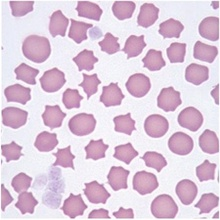
%> input picture easy/1.jpg, 220 x 220 px, shrunk from 450 x 450 before the run
$ octave main.m   (GNU Octave 9; MATLAB toolbox functions it lacks are replaced by stand-ins)
%> lines starting %> are read from the running program, lines starting %| are printed output that depends on the picture; in (x1, y1, x2, y2) boxes, pixels count from 0 and x2, y2 are one past the last pixel; in counts of white or black regions, pixels touching at a corner belong together; the program's own positions count from 1
### preprocess.m
function [BW ] = preprocess(Nrgb)
% begin preprocess
[M, N, ~] = size(Nrgb);

img_gray = rgb2gray(Nrgb);
thre = otsuthresh(img_gray, 256);
BW = false(M, N);
for i = 1:M
    for j = 1:N
        if img_gray(i,j) <= thre
            BW(i, j) = true;
        end
    end
end
BW(1,:) = 0;
BW(end,:) = 0;
BW(:,1) = 0;
BW(:,end) = 0;


% img_histeq = histeq(img_gray);
% thre = graythresh(img_histeq);
% BW = ~im2bw(img_histeq,thre);
SE = strel('square',4);
BW = imerode(BW, SE);

end

### otsuthresh.m
function [ th ] = otsuthresh( grayimg, L )

    [M, N] = size(grayimg);
    %hist = imhist(grayimg);
    count = 0;
    hist = zeros(M,N);
    for a = 1:M
        for b = 1:N
         if grayimg(a,b) ~=0
            count = count + 1;
            hist(grayimg(a,b)) = hist(grayimg(a,b)) + 1;
         end
        end
    end
    histp = hist/(M*N);
    mg = 0.0;
    for i = 0:L-1
        mg = mg + histp(i+1)*i;
    end
    %calc mg
    v= 0;
    for s = 0:L-1
        if hist(s+1) ~= 0
            break;
        end
    end
    mk = 0.0;
    pk = 0.0;
    for i = s: L-1
        pk = pk + histp(i+1);
        mk = mk + histp(i+1)*i;
        vtmp = ((mg*pk-mk)^2)/(pk*(1-pk));
        if vtmp > v
            v = vtmp;
            th = i;
        end
    end
    %calc th
end

### myfill.m
function [B_img] = myfill(img)

[row,col] = size(img);
img_tmp = marking(img,1,1);
img_tmp = ~img_tmp;

for i = 1:row
    for j = 1:col
        if(img_tmp(i,j) == 1)
            img(i,j) = 1;
        end
    end
end

B_img = img;

### marking.m
function [B_img] = marking(img,x,y)

[m,n] = size(img);
%[x y]=ginput(1);
x=round(x);
y=round(y);

%tmp=ones(m,n);
queue_head=1;
queue_tail=1;
neighbour=[-1 -1;-1 0;-1 1;0 -1;0 1;1 -1;1 0;1 1];
%neighbour=[-1 0;1 0;0 1;0 -1];
q{queue_tail}=[y x];
queue_tail=queue_tail+1;
[ser1, ~]=size(neighbour);

while queue_head~=queue_tail
    pix=q{queue_head};
    for i=1:ser1
        pix1=pix+neighbour(i,:);
        if pix1(1)>=1 && pix1(2)>=1 &&pix1(1)<=m && pix1(2)<=n
            if img(pix1(1),pix1(2))==0
                img(pix1(1),pix1(2))=1;
                q{queue_tail}=[pix1(1) pix1(2)];
                queue_tail=queue_tail+1;

            end
        end
    end
    queue_head=queue_head+1;
end
B_img = img;
% figure(1);
% imshow(B_img);
end

### mybwbound.m
function [ cells ] = mybwbound( I )
%MYBWBOUND Summary of this function goes here
%   Detailed explanation goes here
[M, N] = size(I);

neighbour = [-1 -1 1;0 -1 8;1 -1 7;1 0 6;1 1 5;0 1 4;-1 1 3;-1 0 2];
markup = zeros(M,N);

% [y x dire] dire:new against old
findermap{5} = [ 1 -1 7; 1  0 6; 1  1 5; 0  1 4;-1  1 3]; %1
findermap{6} = [ 0 -1 8; 1 -1 7; 1  0 6; 1  1 5; 0  1 4]; %2
findermap{7} = [-1 -1 1; 0 -1 8; 1 -1 7; 1  0 6; 1  1 5]; %3
findermap{8} = [-1  0 2;-1 -1 1; 0 -1 8; 1 -1 7; 1  0 6]; %4
findermap{1} = [-1  1 3;-1  0 2;-1 -1 1; 0 -1 8; 1 -1 7]; %5
findermap{2} = [ 0  1 4;-1  1 3;-1  0 2;-1 -1 1; 0 -1 8]; %6
findermap{3} = [ 1  1 5; 0  1 4;-1  1 3;-1  0 2;-1 -1 1]; %7
findermap{4} = [ 1  0 6; 1  1 5; 0  1 4;-1  1 3;-1  0 2]; %8
% findermap{0} = [];
for i = 2:M-1
    for j = 2:N-1
        tmp = sum(sum(I(i-1:i+1,j-1:j+1)));
        if tmp ~= 0 && tmp < 4
            markup(i,j) = 1;
        end
    end
end
I = markup;

cellnum = 0;
markup = zeros(M,N);
for i = 2:M-1
    for j = 2:N-1
        if I(i,j) == 1 && sum(sum(markup(i-1:i+1,j-1:j+1))) == 0
            cellnum = cellnum + 1;
            pointnum = 1;
            markup(i,j) = 2;% start point of one edge
            cells{cellnum,1}(pointnum,:) = [i,j];

            for dire1 = 1:8
                ti = i+neighbour(dire1,1);
                tj = j+neighbour(dire1,2);
                if I(ti,tj) == 1 && markup(ti,tj) == 0
                    markup(ti,tj) = 1;
                    ii = ti;
                    jj = tj;
                    dire = neighbour(dire1,3);
                    pointnum = pointnum + 1;
                    cells{cellnum,1}(pointnum,:) = [ii,jj];
                    break;
                end
            end

            while markup(ii,jj) ~= 2
                everentered = 0;
                for mapindex = 1:5
                    tmpi = ii + findermap{dire}(mapindex,1);
                    tmpj = jj + findermap{dire}(mapindex,2);
                    if markup(tmpi,tmpj) ==2
                        ii = tmpi;
                        jj = tmpj;
                        everentered = 1;
                        break;
                    end

                    if I(tmpi,tmpj) == 1 && markup(tmpi,tmpj) == 0
                        markup(tmpi,tmpj) = 1;
                        everentered = 1;

                        ii = tmpi;
                        jj = tmpj;
                        dire = findermap{dire}(mapindex,3);
                        pointnum = pointnum + 1;
                        cells{cellnum,1}(pointnum,:) = [ii,jj];
                        break;
                    end

                end

                % not a circle
                if everentered == 0
                    break;
                end
            end
        end
    end
end

end

### cellrecog.m
function [canvas] = cellrecog( boundaries, Nrgb)
%SEGMENT Summary of this function goes here
%   Detailed explanation goes here

neighbour = [-1 -1;0 -1;1 -1;1 0;1 1;0 1;-1 1;-1 0;0 0];
holenum = size(boundaries);
% find max Dx Dy & generate a list of radii
% sumDx = 0;
% sumDy = 0;
maxDx = 0;
maxDy = 0;
Dxlist = zeros(1,holenum(1));
Dylist = zeros(1,holenum(1));
for k = 1:holenum(1)
    b = boundaries{k,1};
    Dxlist(k) = max(b(:,1))-min(b(:,1));
    Dylist(k) = max(b(:,2))-min(b(:,2));
    %     sumDy = sumDy + Dylist(k);
    %     sumDx = sumDx + Dxlist(k);
    if Dxlist(k) > maxDx
        maxDx = Dxlist(k);
    end
    if Dylist(k) > maxDy
        maxDy = Dylist(k);
    end
end
% avgDx = sumDx/holenum(1);
% avgDy = sumDy/holenum(1);
Dxlimit = maxDx/2.3;
Dylimit = maxDy/2.3;
%find valid cell numbers
%find cell length range by cell number and image scale
% scalecell = ;
% scalepeak = 3;
% checkstep = 3;

% find those cells whose edge varies a lot
% figure, imshow(Nrgb), hold on;
canvas = Nrgb;
sick = 0;
normal = 0;
for k = 1:holenum(1)
    b = boundaries{k,1};
    %    if the pattern is too small, eliminate
    if max(b(:,2))-min(b(:,2))<Dylimit||max(b(:,1))-min(b(:,1))<Dxlimit
        continue;
    end

%     centrey = round((max(b(:,2))+min(b(:,2)))/2);
%     centrex = round((max(b(:,1))+min(b(:,1)))/2);
    [Y, ~] = size(b);

    %    better xe ye can be obtained automatically for example via script
    %    xe diff x+ and x- changing rate
    xe = 3;
    ye = 3;
    %----------------checkstepdiv should vary with each cell----------------------%
    checkstepdiv = Y/14;
    checkstep = round(((max(b(:,2))-min(b(:,2)))/checkstepdiv + (max(b(:,1))-min(b(:,1)))/checkstepdiv)/2);
    %     checkstep = round(sqrt((max(b(:,2))-min(b(:,2)))^2 + (max(b(:,1))-min(b(:,1)))^2)/checkstepdiv);
    %     checkstep = round(Y/50);
    corner = 0;
    for start = 0:checkstep
        for i = 1+checkstep+start:checkstep:Y-checkstep
            dxp = abs(b(i,1)-b(i-checkstep,1));
            dyp = abs(b(i,2)-b(i-checkstep,2));
            dxn = abs(b(i,1)-b(i+checkstep,1));
            dyn = abs(b(i,2)-b(i+checkstep,2));
            if abs(dyn-dyp) > ye || abs(dxn-dxp) > xe
                corner = corner + 1;
                for p = 1:9
                    canvas(b(i+neighbour(p,1),1),b(i+neighbour(p,2),2),:) = [0,0,255];
                end
            end
        end
    end

    if corner <= 3
        for p = 1:Y
            canvas(b(p,1),b(p,2),:) = [0,255,0];
        end
        normal = normal + 1;
        %         canvas(centrey-1:centrey+1,centrex-1:centrex+1,:) = [0,255,0];
        %         plot(b(:,2),b(:,1),'g','LineWidth',1);
        %         plot(centrey, centrex, 'g', 'LineWidth' ,1,'LineStyle', 'none', 'Marker', '^');

    elseif corner > 3 && corner <50
        for p = 1:Y
            canvas(b(p,1),b(p,2),:) = [255,0,0];
        end
        sick = sick + 1;

    else
        for p = 1:Y
            canvas(b(p,1),b(p,2),:) = [0,0,255];
        end
    end

end
disp('Normal Cell Number:');disp(normal);
disp('Abnormal Cell Number:');disp(sick);
end

### main.m
clear;
close all;
Nrgb = imread('easy\1.jpg');
%> Nrgb is the input picture: size 220x220x3 uint8; mean R, G, B 222.8, 202.6, 220.7
BW = preprocess(Nrgb);
%> in preprocess, `img_gray = rgb2gray(Nrgb);`:
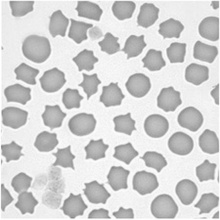
%> img_gray: size 220x220 uint8; min 133, max 255, mean 210.7
%> after the loop in otsuthresh, `for a = 1:M`:
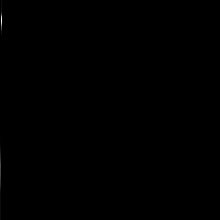
%> hist: size 220x220 double; min 0, max 2179, mean 1; drawn with min black and max white
%> after the loop in otsuthresh, `for a = 1:M`: count = 48400
%> after the loop in otsuthresh, `for i = 0:L-1`: mg = 209.7
%> the loop in otsuthresh, `for i = s: L-1` made 124 passes
%> (pk, mk, vtmp, v) on passes 1, 2, 4, 5, 6, 7, 8, 9, 10, 11, 12, 13: (2.07e-05, 0.00273, 0.125, 0.125), (6.2e-05, 0.00822, 0.368, 0.368), (0.000103, 0.0138, 0.598, 0.598), (0.000248, 0.0335, 1.38, 1.38), (0.000517, 0.0703, 2.8, 2.8), (0.000579, 0.0788, 3.12, 3.12), (0.000785, 0.108, 4.15, 4.15), (0.000992, 0.136, 5.16, 5.16), (0.00145, 0.201, 7.3, 7.3), (0.00196, 0.274, 9.67, 9.67), (0.00285, 0.401, 13.64, 13.64), (0.00388, 0.55, 18.12, 18.12)
%> (pk, mk, vtmp) on pass 3: (6.2e-05, 0.00822, 0.368)
%> after the loop in otsuthresh, `for i = s: L-1`: pk = 1; th = 204; v = 1113.1
%> in preprocess, `thre = otsuthresh(img_gray, 256);`: thre = 204
%> after the loop in preprocess, `for i = 1:M`:
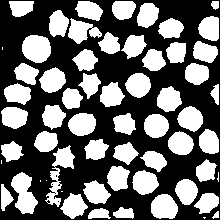
%> BW: size 220x220 logical; 42.5% white; 60 white regions (7 under 20 px), largest, box (x1, y1, x2, y2) and area: (11, 172, 38, 214) 672, (22, 35, 51, 63) 649, (45, 145, 75, 207) 638
%> in preprocess, `BW = imerode(BW, SE);`:
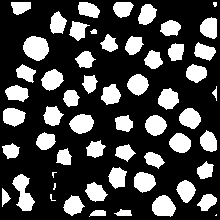
%> BW: size 220x220 logical; 27.5% white; 57 white regions (5 under 20 px), largest, box (x1, y1, x2, y2) and area: (23, 36, 49, 61) 487, (12, 174, 35, 211) 445, (152, 195, 176, 217) 387

% BW_filled = imfill(BW,'holes');
BW_filled = myfill(BW);
%> the loop in marking, `while queue_head~=queue_tail` made 35089 passes
%> pix on passes 2 to 4: [1 2], [2 1], [2 2]
%> after the loop in marking, `while queue_head~=queue_tail`: img: size 220x220 logical; every value is 1
%> after the loop in marking, `while queue_head~=queue_tail`: q = 35089 items; queue_head = 35090
%> in myfill, `img_tmp = ~img_tmp;`: img_tmp: size 220x220 logical; every value is 0

boundaries = mybwbound(BW_filled);
%> after the loop in mybwbound, `for i = 2:M-1`:
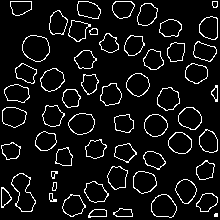
%> markup: size 220x220 double; values 0 (black) and 1 (white), 7.8% white in thin lines or dots
%> after the loop in mybwbound, `for i = 2:M-1`:
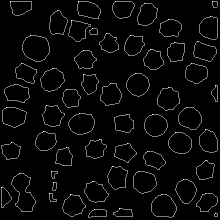
%> markup: size 220x220 double; 1.15% of pixels changed, all inside (x1, y1, x2, y2) = (1, 1, 217, 217); drawn with min black and max white
%> after the loop in mybwbound, `for i = 2:M-1`: cellnum = 57; cells = 57 items; dire = 8; everentered = 1; ii = 214; jj = 216; pointnum = 11; ti = 215; tmpi = 214; tmpj = 216
%> boundaries = 57 items
% boundaries = bwboundaries(BW_filled);
Nrgb = cellrecog(boundaries,Nrgb);
%> in cellrecog, `holenum = size(boundaries);`: holenum = [57 1]
%> the loop in cellrecog, `for k = 1:holenum(1)` made 57 passes
%> (maxDx, maxDy) on passes 1, 2, 12: (14, 21), (17, 23), (26, 27)
%> maxDx on passes 5, 6, 46: 22, 24, 38
%> after the loop in cellrecog, `for k = 1:holenum(1)`: Dxlist = 57 values, max 38 at index 46, min 3 at index 57, mean 18.63; Dylist = 57 values, max 27 at index 12, min 3 at index 57, mean 19.16
%> in cellrecog, `Dxlimit = maxDx/2.3;`: Dxlimit = 16.52
%> in cellrecog, `Dylimit = maxDy/2.3;`: Dylimit = 11.74
%> the loop in cellrecog, `for k = 1:holenum(1)` made 57 passes
%> (Y, checkstepdiv, checkstep) on passes 2, 3, 5, 6, 7, 8, 9, 11, 12, 13, 14, 15: (65, 4.64, 4), (59, 4.21, 5), (64, 4.57, 5), (64, 4.57, 5), (64, 4.57, 4), (60, 4.29, 5), (67, 4.79, 4), (56, 4, 5), (78, 5.57, 5), (60, 4.29, 5), (63, 4.5, 5), (61, 4.36, 4)
%> after the loop in cellrecog, `for k = 1:holenum(1)`:
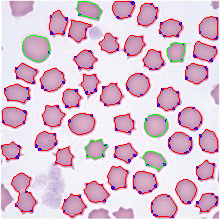
%> canvas: size 220x220x3 uint8; 7.34% of pixels changed, all inside (x1, y1, x2, y2) = (1, 1, 218, 218)
%| 6
%| 40
figure,imshow(Nrgb);

$ run again, with easy/10.jpg copied over easy/1.jpg
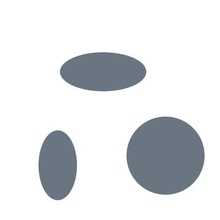
%> input picture easy/10.jpg, 220 x 220 px, shrunk from 400 x 400 before the run
%> Nrgb is the input picture: size 220x220x3 uint8; mean R, G, B 225.3, 227.7, 229.9
%> after the loop in otsuthresh, `for a = 1:M`: count = 48400
%> after the loop in otsuthresh, `for i = 0:L-1`: mg = 226.2
%> the loop in otsuthresh, `for i = s: L-1` made 158 passes
%> (pk, mk, vtmp, v) on passes 1, 3, 4, 5, 6, 7, 8, 9: (2.07e-05, 0.00202, 0.34, 0.34), (0.000103, 0.0103, 1.66, 1.66), (0.000227, 0.0228, 3.6, 3.6), (0.000455, 0.046, 7.11, 7.11), (0.000971, 0.0992, 14.97, 14.97), (0.00155, 0.159, 23.63, 23.63), (0.00295, 0.307, 44.38, 44.38), (0.00393, 0.41, 58.51, 58.51)
%> after the loop in otsuthresh, `for i = s: L-1`: pk = 1; th = 184; v = 3041.4
%> thre = 184
%> the loop in marking, `while queue_head~=queue_tail` made 39998 passes
%> pix on passes 2 to 4: [1 2], [2 1], [2 2]
%> after the loop in marking, `while queue_head~=queue_tail`: q = 39998 items; queue_head = 39999
%> img_tmp: size 220x220 logical; every value is 0
%> after the loop in mybwbound, `for i = 2:M-1`:
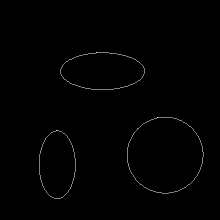
%> markup: size 220x220 double; min 0, max 2, mean 0.0115; drawn with min black and max white
%> after the loop in mybwbound, `for i = 2:M-1`: cellnum = 3; cells = 3 items; dire = 8; everentered = 1; ii = 131; jj = 57; pointnum = 153; ti = 132; tj = 56; tmpi = 131; tmpj = 57
%> boundaries = 3 items
%> holenum = [3 1]
%> the loop in cellrecog, `for k = 1:holenum(1)` made 3 passes
%> (maxDx, maxDy) on pass 1: (37, 84)
%> after the loop in cellrecog, `for k = 1:holenum(1)`: Dxlist = [37 76 68]; Dylist = [84 76 36]
%> Dxlimit = 33.04
%> Dylimit = 36.52
%> the loop in cellrecog, `for k = 1:holenum(1)` made 3 passes
%> (Y, xe, ye, checkstepdiv, checkstep, normal) on passes 1 to 2: (184, 3, 3, 13.14, 5, 1), (216, 3, 3, 15.43, 5, 2)
%> after the loop in cellrecog, `for k = 1:holenum(1)`:
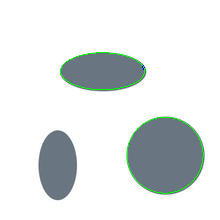
%> canvas: size 220x220x3 uint8; 0.84% of pixels changed, all inside (x1, y1, x2, y2) = (60, 52, 204, 194)
%> after the loop in cellrecog, `for k = 1:holenum(1)`: sick = 0
%| 2
%| 0

$ run again, with easy/11.jpg copied over easy/1.jpg
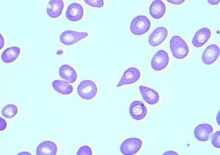
%> input picture easy/11.jpg, 220 x 155 px, shrunk from 382 x 269 before the run
%> Nrgb is the input picture: size 155x220x3 uint8; mean R, G, B 212.2, 236.7, 250.2
%> after the loop in otsuthresh, `for a = 1:M`: count = 34100
%> after the loop in otsuthresh, `for i = 0:L-1`: mg = 229.9
%> the loop in otsuthresh, `for i = s: L-1` made 162 passes
%> (pk, mk, vtmp, v) on passes 1, 6, 17, 18, 24, 27, 28, 30: (2.93e-05, 0.00276, 0.541, 0.541), (5.87e-05, 0.00566, 1.04, 1.04), (8.8e-05, 0.00889, 1.46, 1.46), (0.000117, 0.0121, 1.87, 1.87), (0.000147, 0.0156, 2.24, 2.24), (0.000235, 0.0261, 3.29, 3.29), (0.000293, 0.0332, 3.99, 3.99), (0.000381, 0.044, 4.98, 4.98)
%> after the loop in otsuthresh, `for i = s: L-1`: pk = 1; th = 205; v = 681
%> thre = 205
%> the loop in marking, `while queue_head~=queue_tail` made 32416 passes
%> pix on passes 2 to 4: [1 2], [2 1], [2 2]
%> after the loop in marking, `while queue_head~=queue_tail`:
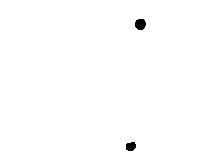
%> img: size 155x220 logical; 99.5% white; 2 black regions, box (x1, y1, x2, y2) and area: (135, 19, 146, 30) 99, (126, 142, 136, 151) 74
%> after the loop in marking, `while queue_head~=queue_tail`: q = 32416 items; queue_head = 32417
%> after the loop in mybwbound, `for i = 2:M-1`: cellnum = 54; cells = 54 items; dire = 8; everentered = 1; ii = 147; jj = 83; pointnum = 30; ti = 148; tj = 82; tmpi = 147; tmpj = 83
%> boundaries = 54 items
%> holenum = [54 1]
%> the loop in cellrecog, `for k = 1:holenum(1)` made 54 passes
%> (maxDx, maxDy) on passes 1, 2, 14: (2, 2), (15, 15), (18, 18)
%> after the loop in cellrecog, `for k = 1:holenum(1)`: Dxlist = 54 values, max 21 at index 22, min 0 at index 8, mean 8.07; Dylist = 54 values, max 20 at index 52, min 1 at index 7, mean 8.61
%> Dxlimit = 9.13
%> Dylimit = 8.7
%> the loop in cellrecog, `for k = 1:holenum(1)` made 54 passes
%> (Y, checkstepdiv, checkstep, normal) on pass 42: (76, 5.43, 3, 1)
%> after the loop in cellrecog, `for k = 1:holenum(1)`:
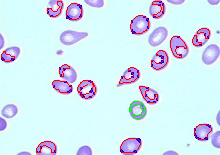
%> canvas: size 155x220x3 uint8; 3.66% of pixels changed, all inside (x1, y1, x2, y2) = (1, 1, 212, 153)
%| 1
%| 18

$ run again, with easy/2.jpg copied over easy/1.jpg
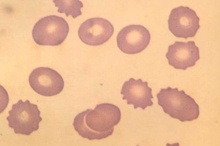
%> input picture easy/2.jpg, 220 x 146 px, shrunk from 529 x 350 before the run
%> Nrgb is the input picture: size 146x220x3 uint8; mean R, G, B 234.6, 186.5, 148.3
%> after the loop in otsuthresh, `for a = 1:M`: count = 32120
%> after the loop in otsuthresh, `for i = 0:L-1`: mg = 195.6
%> the loop in otsuthresh, `for i = s: L-1` made 128 passes
%> (pk, mk, vtmp, v) on passes 1 to 8: (6.23e-05, 0.00797, 0.285, 0.285), (0.000125, 0.016, 0.561, 0.561), (0.00028, 0.0362, 1.23, 1.23), (0.000498, 0.0648, 2.14, 2.14), (0.000654, 0.0853, 2.77, 2.77), (0.000996, 0.131, 4.12, 4.12), (0.00174, 0.231, 6.96, 6.96), (0.00255, 0.34, 9.95, 9.95)
%> after the loop in otsuthresh, `for i = s: L-1`: pk = 1; th = 183
%> the loop in marking, `while queue_head~=queue_tail` made 25020 passes
%> pix on passes 2 to 4: [1 2], [2 1], [2 2]
%> after the loop in marking, `while queue_head~=queue_tail`: q = 25020 items; queue_head = 25021
%> img_tmp: size 146x220 logical; 5% white; 10 white regions, largest, box (x1, y1, x2, y2) and area: (124, 28, 143, 46) 274, (86, 21, 105, 38) 233, (174, 46, 190, 61) 210
%> after the loop in mybwbound, `for i = 2:M-1`: cellnum = 13; cells = 13 items; dire = 8; everentered = 1; ii = 104; jj = 102; pointnum = 119; ti = 105; tj = 101; tmpi = 104; tmpj = 102
%> boundaries = 13 items
%> holenum = [13 1]
%> the loop in cellrecog, `for k = 1:holenum(1)` made 13 passes
%> (maxDx, maxDy) on passes 1, 2, 10, 13: (14, 26), (30, 29), (33, 40), (35, 46)
%> after the loop in cellrecog, `for k = 1:holenum(1)`: Dxlist = [14 30 3 29 26 27 27 27 28 33 20 32 35]; Dylist = [26 29 4 35 34 31 31 33 29 40 6 32 46]
%> Dxlimit = 15.22
%> Dylimit = 20
%> the loop in cellrecog, `for k = 1:holenum(1)` made 13 passes
%> (Y, checkstepdiv, checkstep, normal) on passes 4 to 5: (94, 6.71, 5, 1), (84, 6, 5, 2)
%> after the loop in cellrecog, `for k = 1:holenum(1)`:
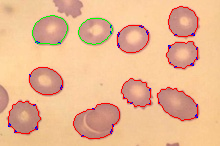
%> canvas: size 146x220x3 uint8; 3.33% of pixels changed, all inside (x1, y1, x2, y2) = (8, 6, 198, 139)
%| 2
%| 8
